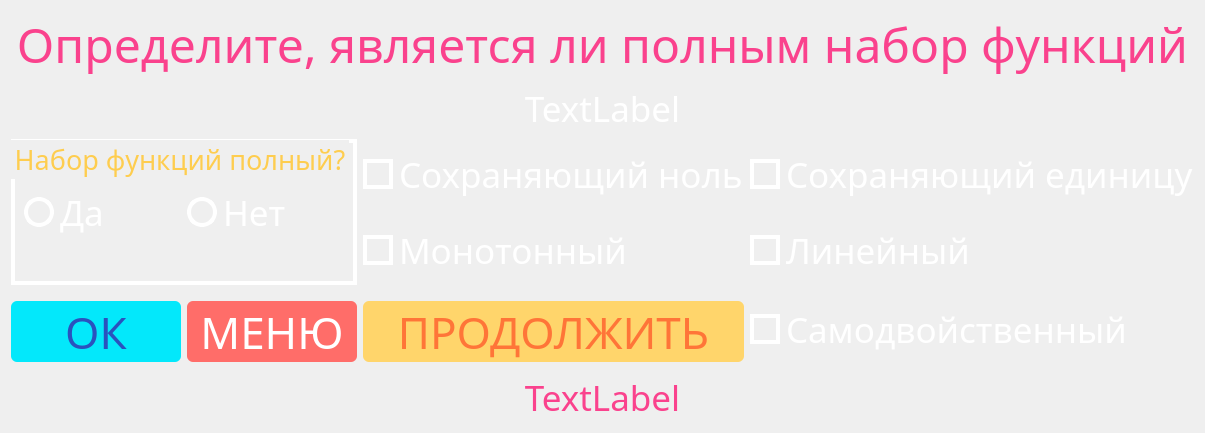
      <widget class="QWidget" name="page_11">
       <property name="styleSheet">
        <string notr="true">#page_11 {
	background-color: #18011b;
	color: #fff;
	background-image: url(:/images/1.png)
}

QGroupBox{
	color: #fecd4f;
	border: 4px solid white;
}

#label_11_function{
 color: #fff;
}

#label_11_score,#label_19{
	color: #fa428d;
}

QPushButton {
    display: inline-block;	
	box-sizing: border-box;
	
	outline: none;
	border: none;  
	border-radius: 6px;

	color: #2a52be;
    margin: 10 px 5 px 10 px 5 px;
	background-color: #03e8fb;
	cursor: pointer;
	user-select: none;
	appearance: none;
	touch-action: manipulation;
}

QPushButton:hover {
  background-color: #ffd56b;
  color: #ff7538;
}

QPushButton:pressed {
	background-color: #AAAAAA;
    color: #fff;
}

QPushButton:enabled {
	pointer-events: none;
	opacity: 0;
}

QPushButton#pushButton_backtomenu11{
  background-color: #ff6d69;
  color: #fff;
}
QPushButton#pushButton_backtomenu11:hover{
  background-color: #ff3c36;
}
QPushButton#pushButton_backtomenu11:hover:pressed {
	background-color: #AAAAAA;
    color: #fff;
}

QRadioButton::indicator {
    width:                  22 px;
    height:                 22 px;
    border-radius:          15px;
	color: #fff;
}

QRadioButton::indicator:checked {
    background-color:       #fa428d;
    border:                 4px solid white;
}

QRadioButton::indicator:unchecked {
    background-color:rgba(0, 0, 0, 0.0);
    border:                 4px solid white;
}

QCheckBox {
    color:                  white;
}

QCheckBox::indicator {
    width:                  22 px;
    height:                 22 px;
}

QCheckBox::indicator:checked {
    border:                 4px solid white;
	background-color: #fa428d;
}

QCheckBox::indicator:unchecked {
    border:                 4px solid white;
	background-color: rgba(0, 0, 0, 0.0);
}

QPushButton#restart11:enabled{
   background-color: #ffd56b;
   color: #ff7538;
}
QPushButton#restart11:enabled:hover {
	background-color: #AAAAAA;
    color: #fff;
}

#radioButton_11_no,#radioButton_11_yes {
	color: #fff;
}</string>
       </property>
       <layout class="QVBoxLayout" name="verticalLayout_14">
        <item>
         <widget class="QLabel" name="label_19">
          <property name="sizePolicy">
           <sizepolicy hsizetype="Preferred" vsizetype="Maximum">
            <horstretch>0</horstretch>
            <verstretch>0</verstretch>
           </sizepolicy>
          </property>
          <property name="font">
           <font>
            <family>XDRA Heavy</family>
            <pointsize>36</pointsize>
           </font>
          </property>
          <property name="text">
           <string>&lt;html&gt;&lt;head/&gt;&lt;body&gt;&lt;p&gt;Определите, является ли полным набор функций&lt;/p&gt;&lt;/body&gt;&lt;/html&gt;</string>
          </property>
          <property name="alignment">
           <set>Qt::AlignCenter</set>
          </property>
         </widget>
        </item>
        <item>
         <widget class="QLabel" name="label_11_function">
          <property name="font">
           <font>
            <family>XDRA Heavy</family>
            <pointsize>26</pointsize>
           </font>
          </property>
          <property name="text">
           <string>TextLabel</string>
          </property>
          <property name="alignment">
           <set>Qt::AlignCenter</set>
          </property>
         </widget>
        </item>
        <item>
         <layout class="QGridLayout" name="gridLayout_12">
          <item row="2" column="0">
           <widget class="QPushButton" name="pushButton_start11">
            <property name="sizePolicy">
             <sizepolicy hsizetype="Preferred" vsizetype="Maximum">
              <horstretch>0</horstretch>
              <verstretch>0</verstretch>
             </sizepolicy>
            </property>
            <property name="font">
             <font>
              <family>XDRA Heavy</family>
              <pointsize>33</pointsize>
             </font>
            </property>
            <property name="text">
             <string>ОК</string>
            </property>
           </widget>
          </item>
          <item row="0" column="3">
           <widget class="QCheckBox" name="checkBox_11_1">
            <property name="sizePolicy">
             <sizepolicy hsizetype="Minimum" vsizetype="Maximum">
              <horstretch>0</horstretch>
              <verstretch>0</verstretch>
             </sizepolicy>
            </property>
            <property name="font">
             <font>
              <family>XDRA Heavy</family>
              <pointsize>26</pointsize>
             </font>
            </property>
            <property name="text">
             <string>Сохраняющий единицу</string>
            </property>
           </widget>
          </item>
          <item row="2" column="1">
           <widget class="QPushButton" name="pushButton_backtomenu11">
            <property name="sizePolicy">
             <sizepolicy hsizetype="Preferred" vsizetype="Maximum">
              <horstretch>0</horstretch>
              <verstretch>0</verstretch>
             </sizepolicy>
            </property>
            <property name="font">
             <font>
              <family>XDRA Heavy</family>
              <pointsize>33</pointsize>
             </font>
            </property>
            <property name="text">
             <string>МЕНЮ</string>
            </property>
           </widget>
          </item>
          <item row="1" column="3">
           <widget class="QCheckBox" name="checkBox_11_3">
            <property name="sizePolicy">
             <sizepolicy hsizetype="Minimum" vsizetype="Maximum">
              <horstretch>0</horstretch>
              <verstretch>0</verstretch>
             </sizepolicy>
            </property>
            <property name="font">
             <font>
              <family>XDRA Heavy</family>
              <pointsize>26</pointsize>
             </font>
            </property>
            <property name="text">
             <string>Линейный</string>
            </property>
           </widget>
          </item>
          <item row="2" column="2">
           <widget class="QPushButton" name="restart11">
            <property name="sizePolicy">
             <sizepolicy hsizetype="Minimum" vsizetype="Maximum">
              <horstretch>0</horstretch>
              <verstretch>0</verstretch>
             </sizepolicy>
            </property>
            <property name="font">
             <font>
              <family>XDRA Heavy</family>
              <pointsize>33</pointsize>
             </font>
            </property>
            <property name="text">
             <string>ПРОДОЛЖИТЬ</string>
            </property>
           </widget>
          </item>
          <item row="0" column="0" rowspan="2" colspan="2">
           <widget class="QGroupBox" name="groupBox_11">
            <property name="font">
             <font>
              <family>XDRA Heavy</family>
              <pointsize>20</pointsize>
             </font>
            </property>
            <property name="title">
             <string>Набор функций полный?</string>
            </property>
            <layout class="QHBoxLayout" name="horizontalLayout_8">
             <item>
              <widget class="QRadioButton" name="radioButton_11_yes">
               <property name="font">
                <font>
                 <family>XDRA Heavy</family>
                 <pointsize>26</pointsize>
                </font>
               </property>
               <property name="text">
                <string>Да</string>
               </property>
              </widget>
             </item>
             <item>
              <widget class="QRadioButton" name="radioButton_11_no">
               <property name="sizePolicy">
                <sizepolicy hsizetype="Minimum" vsizetype="Maximum">
                 <horstretch>0</horstretch>
                 <verstretch>0</verstretch>
                </sizepolicy>
               </property>
               <property name="font">
                <font>
                 <family>XDRA Heavy</family>
                 <pointsize>26</pointsize>
                </font>
               </property>
               <property name="text">
                <string>Нет</string>
               </property>
              </widget>
             </item>
            </layout>
           </widget>
          </item>
          <item row="1" column="2">
           <widget class="QCheckBox" name="checkBox_11_2">
            <property name="sizePolicy">
             <sizepolicy hsizetype="Minimum" vsizetype="Maximum">
              <horstretch>0</horstretch>
              <verstretch>0</verstretch>
             </sizepolicy>
            </property>
            <property name="minimumSize">
             <size>
              <width>0</width>
              <height>70</height>
             </size>
            </property>
            <property name="font">
             <font>
              <family>XDRA Heavy</family>
              <pointsize>26</pointsize>
             </font>
            </property>
            <property name="text">
             <string>Монотонный</string>
            </property>
           </widget>
          </item>
          <item row="2" column="3">
           <widget class="QCheckBox" name="checkBox_11_4">
            <property name="sizePolicy">
             <sizepolicy hsizetype="Minimum" vsizetype="Maximum">
              <horstretch>0</horstretch>
              <verstretch>0</verstretch>
             </sizepolicy>
            </property>
            <property name="font">
             <font>
              <family>XDRA Heavy</family>
              <pointsize>26</pointsize>
             </font>
            </property>
            <property name="text">
             <string>Самодвойственный</string>
            </property>
           </widget>
          </item>
          <item row="0" column="2">
           <widget class="QCheckBox" name="checkBox_11_0">
            <property name="sizePolicy">
             <sizepolicy hsizetype="Minimum" vsizetype="Maximum">
              <horstretch>0</horstretch>
              <verstretch>0</verstretch>
             </sizepolicy>
            </property>
            <property name="minimumSize">
             <size>
              <width>0</width>
              <height>70</height>
             </size>
            </property>
            <property name="font">
             <font>
              <family>XDRA Heavy</family>
              <pointsize>26</pointsize>
             </font>
            </property>
            <property name="text">
             <string>Сохраняющий ноль</string>
            </property>
           </widget>
          </item>
         </layout>
        </item>
        <item>
         <widget class="QLabel" name="label_11_score">
          <property name="sizePolicy">
           <sizepolicy hsizetype="Preferred" vsizetype="Maximum">
            <horstretch>0</horstretch>
            <verstretch>0</verstretch>
           </sizepolicy>
          </property>
          <property name="font">
           <font>
            <family>XDRA Heavy</family>
            <pointsize>26</pointsize>
           </font>
          </property>
          <property name="text">
           <string>TextLabel</string>
          </property>
          <property name="alignment">
           <set>Qt::AlignCenter</set>
          </property>
         </widget>
        </item>
       </layout>
      </widget>
